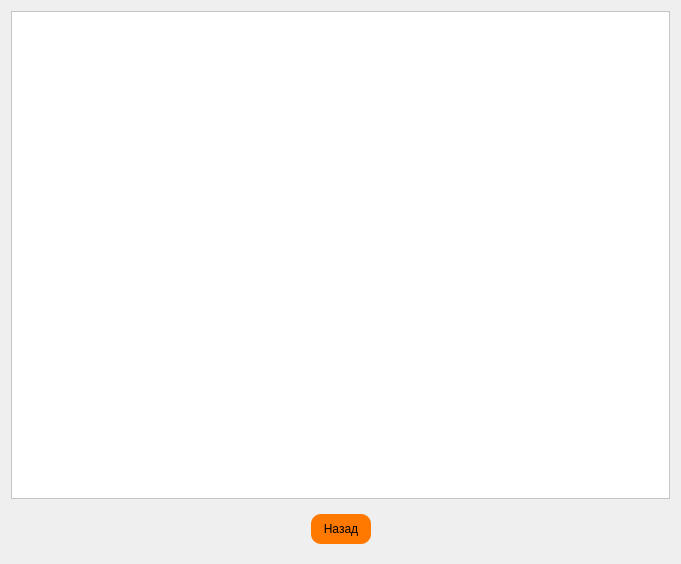
<?xml version="1.0" encoding="UTF-8"?>
<ui version="4.0">
 <class>LessonWidget</class>
 <widget class="QWidget" name="LessonWidget">
  <property name="geometry">
   <rect>
    <x>0</x>
    <y>0</y>
    <width>681</width>
    <height>564</height>
   </rect>
  </property>
  <property name="windowTitle">
   <string>Form</string>
  </property>
  <layout class="QVBoxLayout" name="verticalLayout">
   <item>
    <widget class="QTextBrowser" name="textBrowser">
     <property name="styleSheet">
      <string notr="true">background-color: rgb(255, 255, 255);</string>
     </property>
    </widget>
   </item>
   <item>
    <widget class="QFrame" name="frame">
     <property name="styleSheet">
      <string notr="true">border: none;</string>
     </property>
     <property name="frameShape">
      <enum>QFrame::Shape::StyledPanel</enum>
     </property>
     <property name="frameShadow">
      <enum>QFrame::Shadow::Raised</enum>
     </property>
     <layout class="QVBoxLayout" name="verticalLayout_2">
      <item>
       <layout class="QHBoxLayout" name="horizontalLayout">
        <item>
         <spacer name="horizontalSpacer">
          <property name="orientation">
           <enum>Qt::Orientation::Horizontal</enum>
          </property>
          <property name="sizeHint" stdset="0">
           <size>
            <width>40</width>
            <height>20</height>
           </size>
          </property>
         </spacer>
        </item>
        <item>
         <widget class="QPushButton" name="backPushButton">
          <property name="sizePolicy">
           <sizepolicy hsizetype="Fixed" vsizetype="Fixed">
            <horstretch>0</horstretch>
            <verstretch>0</verstretch>
           </sizepolicy>
          </property>
          <property name="minimumSize">
           <size>
            <width>60</width>
            <height>30</height>
           </size>
          </property>
          <property name="styleSheet">
           <string notr="true">
background-color: rgb(255, 120, 0);
border-radius: 10px;
pressed: rgb(255, 163, 72);
</string>
          </property>
          <property name="text">
           <string>Назад</string>
          </property>
         </widget>
        </item>
        <item>
         <spacer name="horizontalSpacer_2">
          <property name="orientation">
           <enum>Qt::Orientation::Horizontal</enum>
          </property>
          <property name="sizeHint" stdset="0">
           <size>
            <width>40</width>
            <height>20</height>
           </size>
          </property>
         </spacer>
        </item>
       </layout>
      </item>
     </layout>
    </widget>
   </item>
  </layout>
 </widget>
 <resources/>
 <connections/>
</ui>
